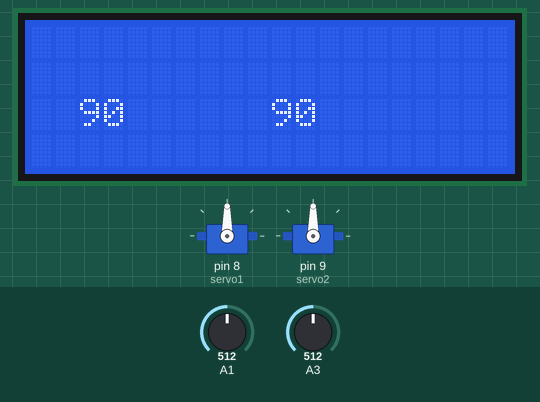
This sketch was run on a simulated Arduino Uno, built with avr-gcc and run on an emulated ATmega328P. Parts: 2 × servo, 20×4 character LCD. Inputs (shaded band) come from the test bench; at power-on: A1 = 512, A3 = 512.

Above: at 1.2 s.
1.3 s: A1 set to 540
At 2.4 s:
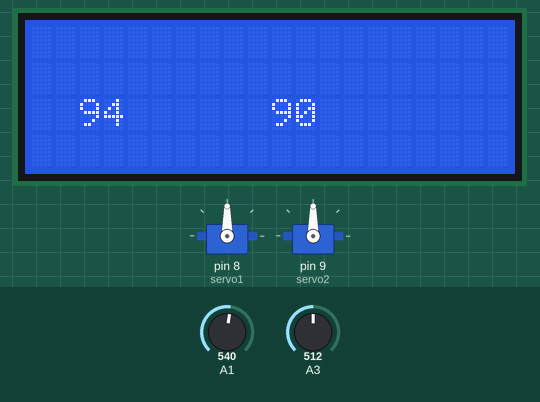
2.8 s: A1 set to 560
At 3.3 s:
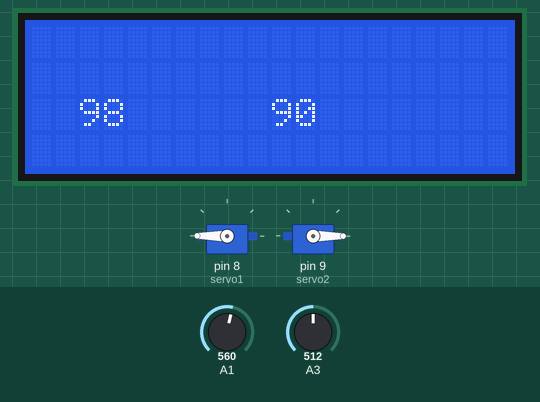
4.4 s: A1 set to 306
At 5.5 s:
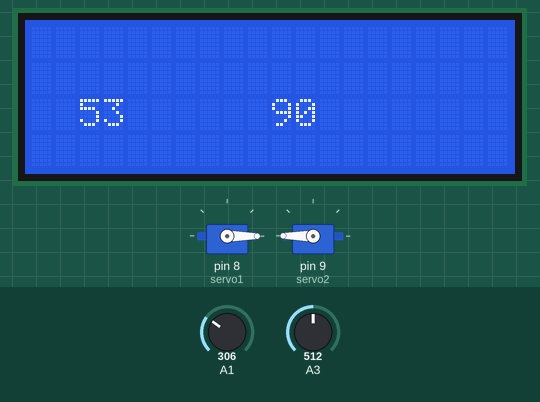
5.9 s: A3 set to 716
At 6.5 s:
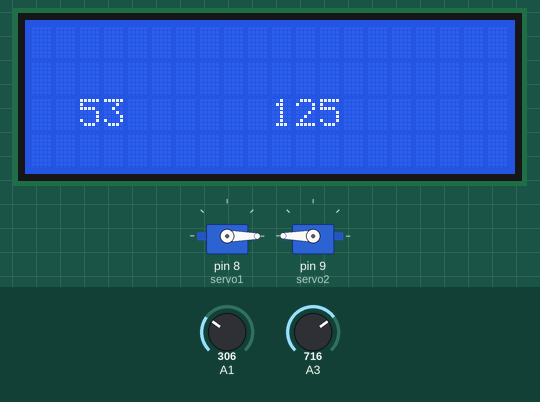
7.5 s: A3 set to 900
At 8.8 s:
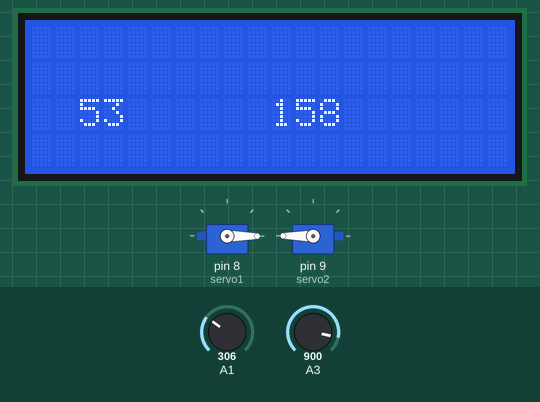
9.1 s: A3 set to 1023
At 10.0 s:
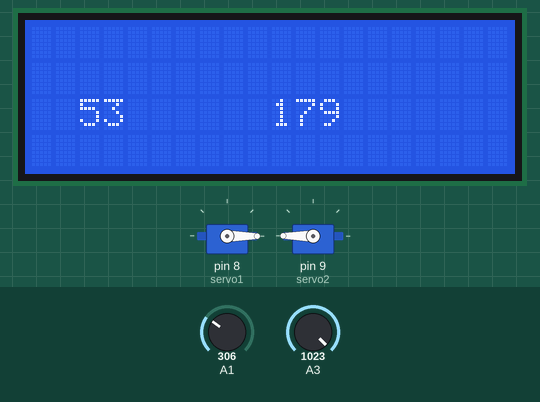
Timing chart, 0 to 11.6 s (numbered marks = the images above; inputs shaded):
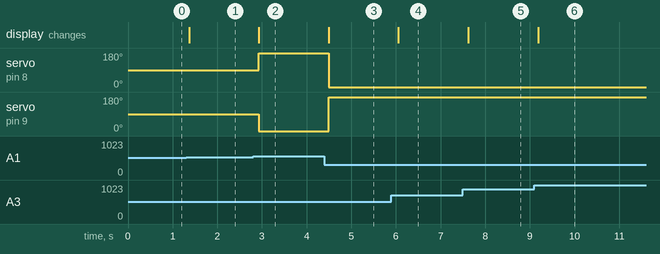

The sketch:

Joystick.ino
```cpp
#include <LiquidCrystal_I2C.h>
#include <Wire.h>
#include <Servo.h>          // Incluir la librería Servo

LiquidCrystal_I2C lcd (0x27,20,4);
Servo servo1;
Servo servo2;// Crear un objeto tipo Servo llamado servo1

int x = 0 ;
int y = 0 ;
int Eje_X = A1  ;
int Eje_Y = A3  ;


void setup()
{
  servo1.attach (8) ;  // Conectar servo1 al pin 6
  servo2.attach (9) ;
  lcd.begin      ( ) ;
}

void loop()
{
  lcd.backlight();
  lcd.clear();

  x = map( analogRead(A1), 0, 1024, 0, 180);
  y = map( analogRead(A3), 0, 1024, 0, 180);

  lcd.setCursor (2,2);
  lcd.print (x);
  lcd.setCursor (10,2);
  lcd.print (y);


  if (x < 80)
  {
    servo1.write (0  );
    servo2.write (180);
  }

  else if (x > 95)
  {
    servo1.write (180);
    servo2.write (0  );
  }

   else if (y > 90)
  {
    servo2.write (180);
  }

  else
  {
    servo1.write (90);
    servo2.write (90);
  }

  delay(250) ;
}
```

Measured:
- the behaviour switches between 546 and 547 on A1 (found by bisection; images 1 and 2)
- after the input at 1.3 s, the display: changes after 0.07 s (image 1)
- after the input at 2.8 s, servo on pin 8 (servo1): 90° → 180° after 0.13 s; servo on pin 9 (servo2): 90° → 0° after 0.13 s; the display: changes after 0.13 s (image 2)
- after the input at 4.4 s, servo on pin 8 (servo1): 180° → 0° after 0.09 s; servo on pin 9 (servo2): 0° → 180° after 0.09 s; the display: changes after 0.09 s (image 3)
- after the input at 5.9 s, the display: changes after 0.15 s (image 4)
- after the input at 7.5 s, the display: changes after 0.12 s (image 5)
- after the input at 9.1 s, the display: changes after 0.09 s (image 6)
